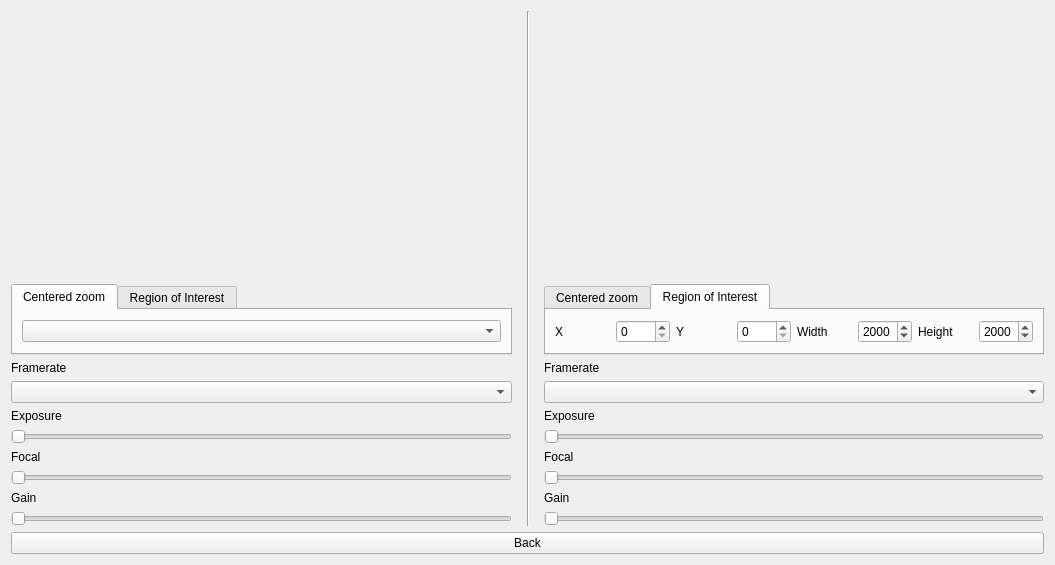
<?xml version="1.0" encoding="UTF-8"?>
<ui version="4.0">
 <class>CamerasTestView</class>
 <widget class="QWidget" name="CamerasTestView">
  <property name="geometry">
   <rect>
    <x>0</x>
    <y>0</y>
    <width>1055</width>
    <height>565</height>
   </rect>
  </property>
  <property name="windowTitle">
   <string>Form</string>
  </property>
  <layout class="QGridLayout" name="gridLayout">
   <item row="2" column="5" colspan="2">
    <widget class="QTabWidget" name="tabWidget_2">
     <property name="sizePolicy">
      <sizepolicy hsizetype="Expanding" vsizetype="Minimum">
       <horstretch>0</horstretch>
       <verstretch>0</verstretch>
      </sizepolicy>
     </property>
     <property name="currentIndex">
      <number>1</number>
     </property>
     <widget class="QWidget" name="tab_3">
      <attribute name="title">
       <string>Centered zoom</string>
      </attribute>
      <layout class="QHBoxLayout" name="horizontalLayout_4">
       <item>
        <widget class="QComboBox" name="upperRightCameraCZoomBox"/>
       </item>
      </layout>
     </widget>
     <widget class="QWidget" name="tab_4">
      <attribute name="title">
       <string>Region of Interest</string>
      </attribute>
      <layout class="QHBoxLayout" name="horizontalLayout_3">
       <item>
        <widget class="QLabel" name="label_10">
         <property name="text">
          <string>X</string>
         </property>
        </widget>
       </item>
       <item>
        <widget class="QSpinBox" name="upperRightCameraXBox">
         <property name="maximum">
          <number>200</number>
         </property>
        </widget>
       </item>
       <item>
        <widget class="QLabel" name="label_13">
         <property name="text">
          <string>Y</string>
         </property>
        </widget>
       </item>
       <item>
        <widget class="QSpinBox" name="upperRightCameraYBox">
         <property name="maximum">
          <number>200</number>
         </property>
        </widget>
       </item>
       <item>
        <widget class="QLabel" name="label_12">
         <property name="text">
          <string>Width</string>
         </property>
        </widget>
       </item>
       <item>
        <widget class="QSpinBox" name="upperRightCameraWidthBox">
         <property name="maximum">
          <number>3072</number>
         </property>
         <property name="value">
          <number>2000</number>
         </property>
        </widget>
       </item>
       <item>
        <widget class="QLabel" name="label_11">
         <property name="text">
          <string>Height</string>
         </property>
        </widget>
       </item>
       <item>
        <widget class="QSpinBox" name="upperRightCameraHeightBox">
         <property name="maximum">
          <number>2048</number>
         </property>
         <property name="value">
          <number>2000</number>
         </property>
        </widget>
       </item>
      </layout>
     </widget>
    </widget>
   </item>
   <item row="9" column="5" colspan="2">
    <widget class="QLabel" name="label_16">
     <property name="text">
      <string>Gain</string>
     </property>
    </widget>
   </item>
   <item row="6" column="5" colspan="2">
    <widget class="DoubleRatioSlider" name="upperRightCamExposureSlider">
     <property name="maximum">
      <number>1000</number>
     </property>
     <property name="orientation">
      <enum>Qt::Orientation::Horizontal</enum>
     </property>
    </widget>
   </item>
   <item row="12" column="2" colspan="5">
    <widget class="QPushButton" name="backBtn">
     <property name="text">
      <string>Back</string>
     </property>
    </widget>
   </item>
   <item row="4" column="5" colspan="2">
    <widget class="QComboBox" name="upperRightCamFramerateBox"/>
   </item>
   <item row="3" column="5" colspan="2">
    <widget class="QLabel" name="label_14">
     <property name="text">
      <string>Framerate</string>
     </property>
    </widget>
   </item>
   <item row="9" column="2" colspan="2">
    <widget class="QLabel" name="label_2">
     <property name="sizePolicy">
      <sizepolicy hsizetype="Preferred" vsizetype="Fixed">
       <horstretch>0</horstretch>
       <verstretch>0</verstretch>
      </sizepolicy>
     </property>
     <property name="text">
      <string>Gain</string>
     </property>
    </widget>
   </item>
   <item row="0" column="2" rowspan="2" colspan="2">
    <widget class="CameraStreamWidget" name="leftCameraWidget" native="true"/>
   </item>
   <item row="10" column="5" colspan="2">
    <widget class="DoubleRatioSlider" name="upperRightCamGainSlider">
     <property name="maximum">
      <number>1000</number>
     </property>
     <property name="orientation">
      <enum>Qt::Orientation::Horizontal</enum>
     </property>
    </widget>
   </item>
   <item row="5" column="2" colspan="2">
    <widget class="QLabel" name="label">
     <property name="sizePolicy">
      <sizepolicy hsizetype="Preferred" vsizetype="Fixed">
       <horstretch>0</horstretch>
       <verstretch>0</verstretch>
      </sizepolicy>
     </property>
     <property name="text">
      <string>Exposure</string>
     </property>
    </widget>
   </item>
   <item row="5" column="5" colspan="2">
    <widget class="QLabel" name="label_15">
     <property name="text">
      <string>Exposure</string>
     </property>
    </widget>
   </item>
   <item row="2" column="2" colspan="2">
    <widget class="QTabWidget" name="tabWidget">
     <property name="sizePolicy">
      <sizepolicy hsizetype="Expanding" vsizetype="Fixed">
       <horstretch>0</horstretch>
       <verstretch>0</verstretch>
      </sizepolicy>
     </property>
     <property name="currentIndex">
      <number>0</number>
     </property>
     <widget class="QWidget" name="tab">
      <attribute name="title">
       <string>Centered zoom</string>
      </attribute>
      <layout class="QHBoxLayout" name="horizontalLayout_2">
       <item>
        <widget class="QComboBox" name="upperLeftCameraCZoomBox"/>
       </item>
      </layout>
     </widget>
     <widget class="QWidget" name="tab_2">
      <attribute name="title">
       <string>Region of Interest</string>
      </attribute>
      <layout class="QHBoxLayout" name="horizontalLayout">
       <item>
        <widget class="QLabel" name="label_6">
         <property name="sizePolicy">
          <sizepolicy hsizetype="Minimum" vsizetype="Preferred">
           <horstretch>0</horstretch>
           <verstretch>0</verstretch>
          </sizepolicy>
         </property>
         <property name="text">
          <string>X</string>
         </property>
        </widget>
       </item>
       <item>
        <widget class="QSpinBox" name="upperLeftCameraXBox">
         <property name="maximum">
          <number>200</number>
         </property>
        </widget>
       </item>
       <item>
        <widget class="QLabel" name="label_9">
         <property name="sizePolicy">
          <sizepolicy hsizetype="Minimum" vsizetype="Preferred">
           <horstretch>0</horstretch>
           <verstretch>0</verstretch>
          </sizepolicy>
         </property>
         <property name="text">
          <string>Y</string>
         </property>
        </widget>
       </item>
       <item>
        <widget class="QSpinBox" name="upperLeftCameraYBox">
         <property name="maximum">
          <number>200</number>
         </property>
        </widget>
       </item>
       <item>
        <widget class="QLabel" name="label_8">
         <property name="sizePolicy">
          <sizepolicy hsizetype="Minimum" vsizetype="Preferred">
           <horstretch>0</horstretch>
           <verstretch>0</verstretch>
          </sizepolicy>
         </property>
         <property name="text">
          <string>Width</string>
         </property>
        </widget>
       </item>
       <item>
        <widget class="QSpinBox" name="upperLeftCameraWidthBox">
         <property name="maximum">
          <number>3072</number>
         </property>
         <property name="value">
          <number>2000</number>
         </property>
        </widget>
       </item>
       <item>
        <widget class="QLabel" name="label_7">
         <property name="sizePolicy">
          <sizepolicy hsizetype="Minimum" vsizetype="Preferred">
           <horstretch>0</horstretch>
           <verstretch>0</verstretch>
          </sizepolicy>
         </property>
         <property name="text">
          <string>Height</string>
         </property>
        </widget>
       </item>
       <item>
        <widget class="QSpinBox" name="upperLeftCameraHeightBox">
         <property name="maximum">
          <number>2048</number>
         </property>
         <property name="value">
          <number>2000</number>
         </property>
        </widget>
       </item>
      </layout>
     </widget>
    </widget>
   </item>
   <item row="0" column="4" rowspan="11">
    <widget class="Line" name="line">
     <property name="sizePolicy">
      <sizepolicy hsizetype="Fixed" vsizetype="Minimum">
       <horstretch>0</horstretch>
       <verstretch>0</verstretch>
      </sizepolicy>
     </property>
     <property name="minimumSize">
      <size>
       <width>20</width>
       <height>0</height>
      </size>
     </property>
     <property name="orientation">
      <enum>Qt::Orientation::Vertical</enum>
     </property>
    </widget>
   </item>
   <item row="8" column="5" colspan="2">
    <widget class="QSlider" name="upperRightCamFocalSlider">
     <property name="sizePolicy">
      <sizepolicy hsizetype="Preferred" vsizetype="Fixed">
       <horstretch>0</horstretch>
       <verstretch>0</verstretch>
      </sizepolicy>
     </property>
     <property name="orientation">
      <enum>Qt::Orientation::Horizontal</enum>
     </property>
    </widget>
   </item>
   <item row="10" column="2" colspan="2">
    <widget class="DoubleRatioSlider" name="upperLeftCamGainSlider">
     <property name="minimum">
      <number>0</number>
     </property>
     <property name="maximum">
      <number>1000</number>
     </property>
     <property name="orientation">
      <enum>Qt::Orientation::Horizontal</enum>
     </property>
    </widget>
   </item>
   <item row="6" column="2" colspan="2">
    <widget class="DoubleRatioSlider" name="upperLeftCamExposureSlider">
     <property name="maximum">
      <number>1000</number>
     </property>
     <property name="orientation">
      <enum>Qt::Orientation::Horizontal</enum>
     </property>
    </widget>
   </item>
   <item row="3" column="2" colspan="2">
    <widget class="QLabel" name="label_3">
     <property name="sizePolicy">
      <sizepolicy hsizetype="Preferred" vsizetype="Fixed">
       <horstretch>0</horstretch>
       <verstretch>0</verstretch>
      </sizepolicy>
     </property>
     <property name="text">
      <string>Framerate</string>
     </property>
    </widget>
   </item>
   <item row="4" column="2" colspan="2">
    <widget class="QComboBox" name="upperLeftCamFramerateBox"/>
   </item>
   <item row="0" column="5" rowspan="2" colspan="2">
    <widget class="CameraStreamWidget" name="rightCameraWidget" native="true"/>
   </item>
   <item row="7" column="5" colspan="2">
    <widget class="QLabel" name="label_4">
     <property name="sizePolicy">
      <sizepolicy hsizetype="Preferred" vsizetype="Fixed">
       <horstretch>0</horstretch>
       <verstretch>0</verstretch>
      </sizepolicy>
     </property>
     <property name="text">
      <string>Focal</string>
     </property>
    </widget>
   </item>
   <item row="7" column="2" colspan="2">
    <widget class="QLabel" name="label_5">
     <property name="text">
      <string>Focal</string>
     </property>
    </widget>
   </item>
   <item row="8" column="2" colspan="2">
    <widget class="QSlider" name="upperLeftCamFocalSlider">
     <property name="sizePolicy">
      <sizepolicy hsizetype="Preferred" vsizetype="Fixed">
       <horstretch>0</horstretch>
       <verstretch>0</verstretch>
      </sizepolicy>
     </property>
     <property name="orientation">
      <enum>Qt::Orientation::Horizontal</enum>
     </property>
    </widget>
   </item>
  </layout>
 </widget>
 <customwidgets>
  <customwidget>
   <class>CameraStreamWidget</class>
   <extends>QWidget</extends>
   <header location="global">Views/Components/CameraStreamWidget.h</header>
   <container>1</container>
  </customwidget>
  <customwidget>
   <class>DoubleRatioSlider</class>
   <extends>QSlider</extends>
   <header location="global">Views/Components/DoubleRatioSlider.h</header>
  </customwidget>
 </customwidgets>
 <resources/>
 <connections/>
</ui>
